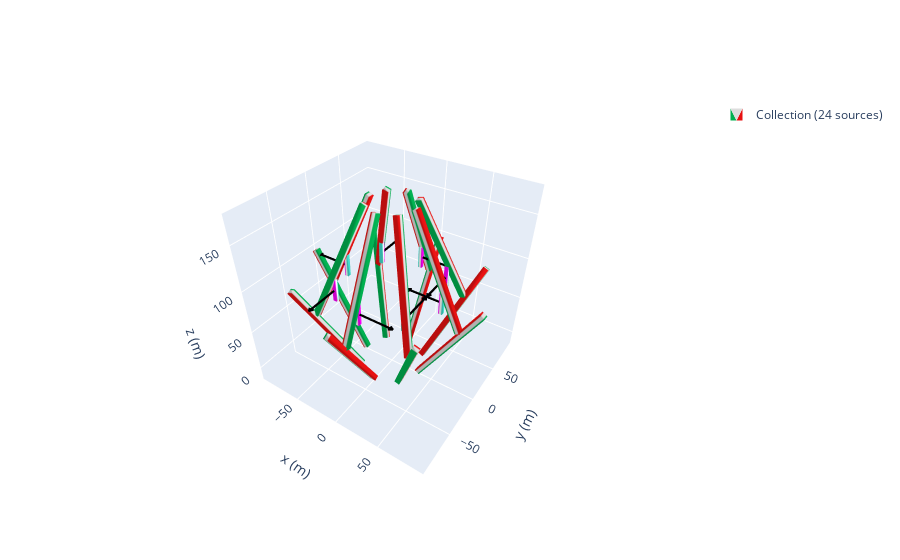

Write notebook code for a chart like this one.
### Code cell
zeeman_prof = magpy.Collection()
j = 30
n = 8
a = 0# distance it circles aroundthe center 
c = 30 #angle of first bar
d =  24#angle of second bar
b = -200# distnace the two section of the array are apart from each other
k = -100 #the first and second magnent are apart
e = 40
l = -5
p= -20# distance the thrid and 4th magnet are apart from each other
m  = -42
mystyle = mstyle = dict(
    mode="color+arrow",
    color=dict(north="magenta", middle="white", south="turquoise"),
    arrow=dict(width=2, color="k")
)
angles = np.linspace(0, 360, n, endpoint=False)
for i in angles:
    cube1= magpy.magnet.Cuboid(
    dimension=(6,6,125),
    polarization=(-(1.080),0,0),
    position=(70+a+l,0,140+k))
    cube2 = magpy.magnet.Cuboid(dimension= (4,4,25),
    polarization=(-1.17,0,0),
    position=(60+a+l,0,50+e),style_magnetization = mystyle)
    cube3= magpy.magnet.Cuboid(
    dimension=(6,6,125),
    polarization=(1.08,0,0),
    position=(91.5+m,0,320+b))
    cube4 = magpy.magnet.Cuboid(dimension= (4,4,25),
    polarization=(1.17,0,0),
    position=(140+a+p+m,0,90),)

#     cube5 = magpy.magnet.Cuboid(dimension= (4,4,25),
#     polarization=(-1.17,0,0),
#     position=(90+a+p+m,0,190))

#     cube6 = magpy.magnet.Cuboid(dimension= (4,4,25),
#     polarization=(-1.17,0,0),
#     position=(80+a+p+m,0,200),
# )
   


    cube1.rotate_from_angax(i, 'z')
    cube1.rotate_from_angax(c, 'y',)
    cube1.rotate_from_angax(i, 'z', anchor=0)
 
 
    cube2.rotate_from_angax(i, 'z',anchor = 0)
    cube2.rotate_from_angax(i, 'z')
    cube3.rotate_from_angax(i, 'z', anchor=0)
    cube3.rotate_from_angax(-d, 'y')
    cube3.rotate_from_angax(i, 'z')
  
    #cube4.rotate_from_angax(i, 'z', anchor=0)
    #cube4.rotate_from_angax(-d, 'y')
    #cube4.rotate_from_angax(i, 'z')
    cube5.rotate_from_angax(i, 'z', anchor=0)
    cube5.rotate_from_angax(i, 'z')
    cube6.rotate_from_angax(i, 'z', anchor=0)
    cube6.rotate_from_angax(i, 'z')

    zeeman_prof.add(cube1)
    zeeman_prof.add(cube2)
    zeeman_prof.add(cube3)
    #zeeman_prof.add(cube4)
    # zeeman_prof.add(cube5)
    # zeeman_prof.add(cube6)
    j = j+1
magpy.show(zeeman_prof, backend='plotly')

### Figure 1 — Plotly figure (JSON) as saved in the notebook; plotly's stock layout.template omitted (floating-point values rounded to 4 significant figures; data arrays with more than 128 entries replaced by an {"elided": "..."} marker saying what was removed)
{"data": [{"color": "#2e91e5", "colorscale": [[0, "#00b050"], [0.16, "#00b050"], [0.26, "#dddddd"], [0.74, "#dddddd"], [0.84, "#e71111"], [1, "#e71111"]], "i": {"elided": "192 int values"}, "intensity": [1, 1, 0, 0, 1, 1, 0, 0, 0, 0, 1, 1, 0, 0, 1, 1, 1, 1, 0, 0, 1, 1, 0, 0, 0, 0, 1, 1, 0, 0, 1, 1, 1, 1, 0, 0, 1, 1, 0, 0, 0, 0, 1, 1, 0, 0, 1, 1, 1, 1, 0, 0, 1, 1, 0, 0, 0, 0, 1, 1, 0, 0, 1, 1, 1, 1, 0, 0, 1, 1, 0, 0, 0, 0, 1, 1, 0, 0, 1, 1, 1, 1, 0, 0, 1, 1, 0, 0, 0, 0, 1, 1, 0, 0, 1, 1, 1, 1, 0, 0, 1, 1, 0, 0, 0, 0, 1, 1, 0, 0, 1, 1, 1, 1, 0, 0, 1, 1, 0, 0, 0, 0, 1, 1, 0, 0, 1, 1], "j": {"elided": "192 int values"}, "k": {"elided": "192 int values"}, "legendgroup": "Collection(id=1900786251824)", "name": "Collection (24 sources)", "opacity": 1, "showlegend": true, "showscale": false, "type": "mesh3d", "x": [31.15, 31.15, 36.35, 36.35, 93.65, 93.65, 98.85, 98.85, 72.18, 72.18, 77.66, 77.66, 21.34, 21.34, 26.82, 26.82, 26.86, 21.27, 20.86, 26.46, 71.06, 65.46, 65.06, 70.66, 55.98, 50.24, 49.98, 55.72, 20.03, 14.29, 14.03, 19.77, 3.0, 3.0, -3.0, -3.0, 3.0, 3.0, -3.0, -3.0, 3.0, 3.0, -3.0, -3.0, 3.0, 3.0, -3.0, -3.0, -26.46, -20.86, -21.27, -26.86, -70.66, -65.06, -65.46, -71.06, -55.72, -49.98, -50.24, -55.98, -19.77, -14.03, -14.29, -20.03, -36.35, -36.35, -31.15, -31.15, -98.85, -98.85, -93.65, -93.65, -77.66, -77.66, -72.18, -72.18, -26.82, -26.82, -21.34, -21.34, -20.86, -26.46, -26.86, -21.27, -65.06, -70.66, -71.06, -65.46, -49.98, -55.72, -55.98, -50.24, -14.03, -19.77, -20.03, -14.29, 3.0, 3.0, -3.0, -3.0, 3.0, 3.0, -3.0, -3.0, 3.0, 3.0, -3.0, -3.0, 3.0, 3.0, -3.0, -3.0, 21.27, 26.86, 26.46, 20.86, 65.46, 71.06, 70.66, 65.06, 50.24, 55.98, 55.72, 49.98, 14.29, 20.03, 19.77, 14.03], "y": [-3, 3, 3, -3, -3, 3, 3, -3, -3.0, 3.0, 3.0, -3.0, -3.0, 3.0, 3.0, -3.0, 20.86, 21.27, 26.86, 26.46, 65.06, 65.46, 71.06, 70.66, 49.98, 50.24, 55.98, 55.72, 14.03, 14.29, 20.03, 19.77, 36.35, 31.15, 31.15, 36.35, 98.85, 93.65, 93.65, 98.85, 77.66, 72.18, 72.18, 77.66, 26.82, 21.34, 21.34, 26.82, 26.46, 26.86, 21.27, 20.86, 70.66, 71.06, 65.46, 65.06, 55.72, 55.98, 50.24, 49.98, 19.77, 20.03, 14.29, 14.03, -3.0, 3.0, 3.0, -3.0, -3.0, 3.0, 3.0, -3.0, -3.0, 3.0, 3.0, -3.0, -3.0, 3.0, 3.0, -3.0, -26.86, -26.46, -20.86, -21.27, -71.06, -70.66, -65.06, -65.46, -55.98, -55.72, -49.98, -50.24, -20.03, -19.77, -14.03, -14.29, -31.15, -36.35, -36.35, -31.15, -93.65, -98.85, -98.85, -93.65, -72.18, -77.66, -77.66, -72.18, -21.34, -26.82, -26.82, -21.34, -21.27, -20.86, -26.46, -26.86, -65.46, -65.06, -70.66, -71.06, -50.24, -49.98, -55.72, -55.98, -14.29, -14.03, -19.77, -20.03], "z": [-12.63, -12.63, -15.63, -15.63, 95.63, 95.63, 92.63, 92.63, 61.68, 61.68, 64.12, 64.12, 175.9, 175.9, 178.3, 178.3, -14.13, -12.01, -14.13, -16.25, 94.13, 96.25, 94.13, 92.01, 62.9, 61.18, 62.9, 64.63, 177.1, 175.4, 177.1, 178.8, -15.63, -12.63, -12.63, -15.63, 92.63, 95.63, 95.63, 92.63, 64.12, 61.68, 61.68, 64.12, 178.3, 175.9, 175.9, 178.3, -16.25, -14.13, -12.01, -14.13, 92.01, 94.13, 96.25, 94.13, 64.63, 62.9, 61.18, 62.9, 178.8, 177.1, 175.4, 177.1, -15.63, -15.63, -12.63, -12.63, 92.63, 92.63, 95.63, 95.63, 64.12, 64.12, 61.68, 61.68, 178.3, 178.3, 175.9, 175.9, -14.13, -16.25, -14.13, -12.01, 94.13, 92.01, 94.13, 96.25, 62.9, 64.63, 62.9, 61.18, 177.1, 178.8, 177.1, 175.4, -12.63, -15.63, -15.63, -12.63, 95.63, 92.63, 92.63, 95.63, 61.68, 64.12, 64.12, 61.68, 175.9, 178.3, 178.3, 175.9, -12.01, -14.13, -16.25, -14.13, 96.25, 94.13, 92.01, 94.13, 61.18, 62.9, 64.63, 62.9, 175.4, 177.1, 178.8, 177.1]}, {"color": "#2e91e5", "colorscale": [[0, "turquoise"], [0.16, "turquoise"], [0.26, "white"], [0.74, "white"], [0.84, "magenta"], [1, "magenta"]], "i": [7, 0, 0, 0, 4, 4, 2, 6, 4, 0, 3, 7, 15, 8, 8, 8, 12, 12, 10, 14, 12, 8, 11, 15, 23, 16, 16, 16, 20, 20, 18, 22, 20, 16, 19, 23, 31, 24, 24, 24, 28, 28, 26, 30, 28, 24, 27, 31, 39, 32, 32, 32, 36, 36, 34, 38, 36, 32, 35, 39, 47, 40, 40, 40, 44, 44, 42, 46, 44, 40, 43, 47, 55, 48, 48, 48, 52, 52, 50, 54, 52, 48, 51, 55, 63, 56, 56, 56, 60, 60, 58, 62, 60, 56, 59, 63], "intensity": [1, 1, 0, 0, 1, 1, 0, 0, 1, 1, 0, 0, 1, 1, 0, 0, 1, 1, 0, 0, 1, 1, 0, 0, 1, 1, 0, 0, 1, 1, 0, 0, 1, 1, 0, 0, 1, 1, 0, 0, 1, 1, 0, 0, 1, 1, 0, 0, 1, 1, 0, 0, 1, 1, 0, 0, 1, 1, 0, 0, 1, 1, 0, 0], "j": [0, 7, 1, 2, 6, 7, 1, 2, 5, 5, 2, 2, 8, 15, 9, 10, 14, 15, 9, 10, 13, 13, 10, 10, 16, 23, 17, 18, 22, 23, 17, 18, 21, 21, 18, 18, 24, 31, 25, 26, 30, 31, 25, 26, 29, 29, 26, 26, 32, 39, 33, 34, 38, 39, 33, 34, 37, 37, 34, 34, 40, 47, 41, 42, 46, 47, 41, 42, 45, 45, 42, 42, 48, 55, 49, 50, 54, 55, 49, 50, 53, 53, 50, 50, 56, 63, 57, 58, 62, 63, 57, 58, 61, 61, 58, 58], "k": [3, 4, 2, 3, 5, 6, 5, 5, 0, 1, 7, 6, 11, 12, 10, 11, 13, 14, 13, 13, 8, 9, 15, 14, 19, 20, 18, 19, 21, 22, 21, 21, 16, 17, 23, 22, 27, 28, 26, 27, 29, 30, 29, 29, 24, 25, 31, 30, 35, 36, 34, 35, 37, 38, 37, 37, 32, 33, 39, 38, 43, 44, 42, 43, 45, 46, 45, 45, 40, 41, 47, 46, 51, 52, 50, 51, 53, 54, 53, 53, 48, 49, 55, 54, 59, 60, 58, 59, 61, 62, 61, 61, 56, 57, 63, 62], "legendgroup": "Collection(id=1900786251824)", "name": "Collection (24 sources)", "opacity": 1, "showlegend": false, "showscale": false, "type": "mesh3d", "x": [53, 53, 57, 57, 53, 53, 57, 57, 40.89, 36.89, 36.89, 40.89, 40.89, 36.89, 36.89, 40.89, 2.0, 2.0, -2.0, -2.0, 2.0, 2.0, -2.0, -2.0, -40.89, -36.89, -36.89, -40.89, -40.89, -36.89, -36.89, -40.89, -57, -57, -53, -53, -57, -57, -53, -53, -36.89, -40.89, -40.89, -36.89, -36.89, -40.89, -40.89, -36.89, 2.0, 2.0, -2.0, -2.0, 2.0, 2.0, -2.0, -2.0, 36.89, 40.89, 40.89, 36.89, 36.89, 40.89, 40.89, 36.89], "y": [-2, 2, 2, -2, -2, 2, 2, -2, 36.89, 36.89, 40.89, 40.89, 36.89, 36.89, 40.89, 40.89, 57, 53, 53, 57, 57, 53, 53, 57, 40.89, 40.89, 36.89, 36.89, 40.89, 40.89, 36.89, 36.89, -2.0, 2.0, 2.0, -2.0, -2.0, 2.0, 2.0, -2.0, -40.89, -40.89, -36.89, -36.89, -40.89, -40.89, -36.89, -36.89, -53, -57, -57, -53, -53, -57, -57, -53, -36.89, -36.89, -40.89, -40.89, -36.89, -36.89, -40.89, -40.89], "z": [77.5, 77.5, 77.5, 77.5, 102.5, 102.5, 102.5, 102.5, 77.5, 77.5, 77.5, 77.5, 102.5, 102.5, 102.5, 102.5, 77.5, 77.5, 77.5, 77.5, 102.5, 102.5, 102.5, 102.5, 77.5, 77.5, 77.5, 77.5, 102.5, 102.5, 102.5, 102.5, 77.5, 77.5, 77.5, 77.5, 102.5, 102.5, 102.5, 102.5, 77.5, 77.5, 77.5, 77.5, 102.5, 102.5, 102.5, 102.5, 77.5, 77.5, 77.5, 77.5, 102.5, 102.5, 102.5, 102.5, 77.5, 77.5, 77.5, 77.5, 102.5, 102.5, 102.5, 102.5]}, {"legendgroup": "Collection(id=1900786251824)", "line": {"color": "black", "dash": "solid", "width": 4.4}, "mode": "lines", "name": "Collection (24 sources)", "opacity": 1, "showlegend": false, "type": "scatter3d", "x": [null, 55, 17.5, 21.25, 17.5, 21.25, 17.5, 17.5, null, 38.89, 38.89, 41.14, 38.89, 36.64, 38.89, 38.89, null, 1.221e-14, 37.5, 33.75, 37.5, 33.75, 37.5, 37.5, null, -38.89, -38.89, -41.14, -38.89, -36.64, -38.89, -38.89, null, -55, -92.5, -88.75, -92.5, -88.75, -92.5, -92.5, null, -38.89, -38.89, -36.64, -38.89, -41.14, -38.89, -38.89, null, -1.221e-14, 37.5, 33.75, 37.5, 33.75, 37.5, 37.5, null, 38.89, 38.89, 36.64, 38.89, 41.14, 38.89, 38.89], "y": [null, 0, 8.327e-15, -2.25, 8.327e-15, 2.25, 8.327e-15, 8.327e-15, null, 38.89, 1.391, 5.141, 1.391, 5.141, 1.391, 1.391, null, 55, 55.0, 57.25, 55.0, 52.75, 55.0, 55.0, null, 38.89, 76.39, 72.64, 76.39, 72.64, 76.39, 76.39, null, 6.735e-15, 2.425e-14, -2.25, 2.425e-14, 2.25, 2.425e-14, 2.425e-14, null, -38.89, -76.39, -72.64, -76.39, -72.64, -76.39, -76.39, null, -55, -55.0, -52.75, -55.0, -57.25, -55.0, -55.0, null, -38.89, -1.391, -5.141, -1.391, -5.141, -1.391, -1.391], "z": [null, 90, 90, 90, 90, 90, 90, 90, null, 90, 90, 90, 90, 90, 90, 90, null, 90, 90, 90, 90, 90, 90, 90, null, 90, 90, 90, 90, 90, 90, 90, null, 90, 90, 90, 90, 90, 90, 90, null, 90, 90, 90, 90, 90, 90, 90, null, 90, 90, 90, 90, 90, 90, 90, null, 90, 90, 90, 90, 90, 90, 90]}], "layout": {"legend": {"itemsizing": "constant"}, "scene": {"aspectmode": "manual", "aspectratio": {"x": 1, "y": 1, "z": 1}, "camera": {"eye": {"x": 1, "y": -1.5, "z": 1.4}}, "xaxis": {"autorange": false, "range": [-98.85, 98.85], "title": {"text": "x (m)"}}, "yaxis": {"autorange": false, "range": [-98.85, 98.85], "title": {"text": "y (m)"}}, "zaxis": {"autorange": false, "range": [-17.56, 180.1], "title": {"text": "z (m)"}}}}}
